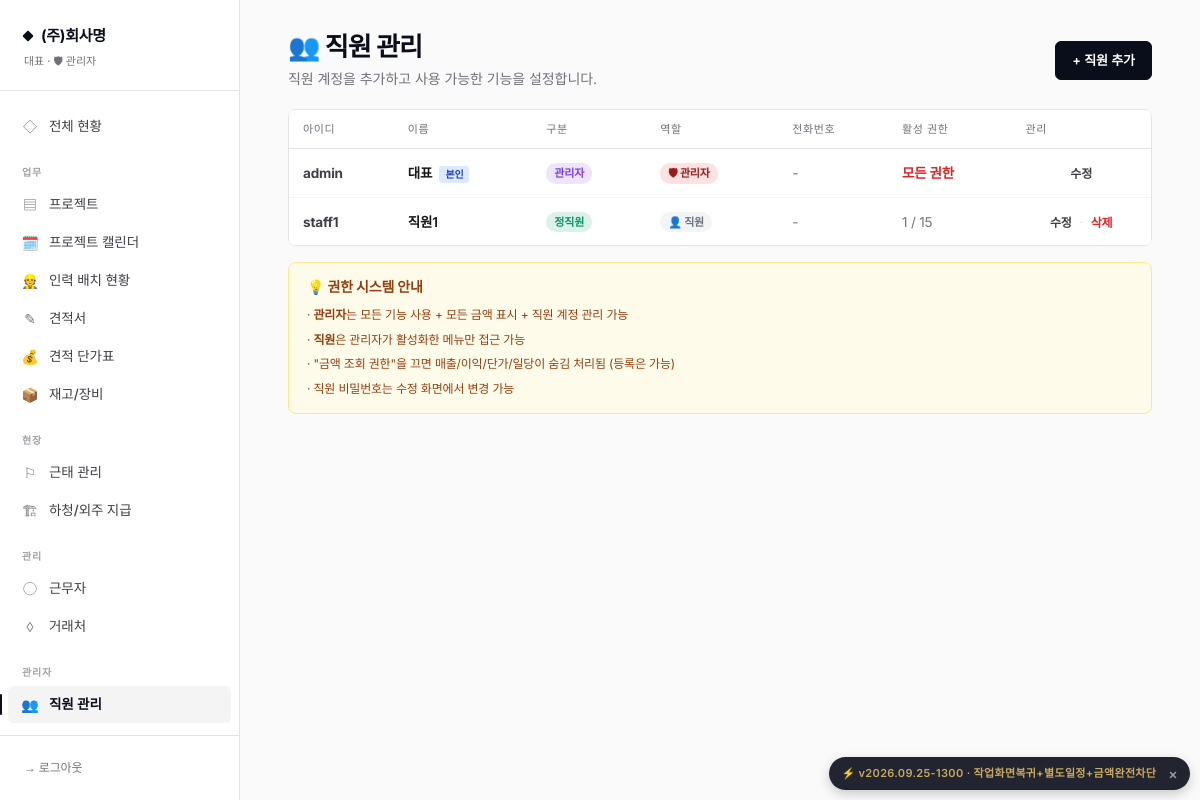
Page /employees (signed in) on the committed database.
### database.py (models this page shows)
class CompanySettings(SQLModel, table=True):
    id: Optional[int] = Field(default=1, primary_key=True)
    company_name: str = ""           # 상호
    representative: str = ""          # 대표자명
    biz_number: str = ""              # 사업자등록번호
    biz_type: str = ""                # 업태
    biz_item: str = ""                # 종목
    phone: str = ""                   # 대표 전화
    fax: str = ""                     # 팩스
    email: str = ""                   # 이메일
    address: str = ""                 # 주소
    bank_account: str = ""            # 입금 계좌 (은행 + 계좌번호)
    logo_image: str = ""              # 로고 파일명
    stamp_image: str = ""             # 도장 파일명
    default_payment_terms: str = "세금계산서 발행 후 30일 이내 입금"
    default_delivery_terms: str = "발주일로부터 협의 후 결정"
    default_valid_days: int = 30      # 견적서 유효기간(일)
    quote_footer_notes: str = ""      # 견적서 하단 특기사항 기본값
    quote_theme: str = "classic"      # classic / charcoal / mustard
    quote_color_primary: str = ""     # 직접 지정 색상 (비우면 테마 기본값)
    quote_color_accent: str = ""
    quote_title_normal: str = "견  적  서"        # 납품용 견적서 제목
    quote_title_rental: str = "렌 탈 견 적 서"     # 렌탈용 견적서 제목
    quote_greeting: str = "아래와 같이 견적합니다."  # 인사문구
    quote_footer_message: str = ""                 # 견적서 하단 메시지 (감사문구 등)
    show_spec: bool = True            # 규격 컬럼
    show_unit: bool = True            # 단위 컬럼
    show_memo: bool = False           # 비고 컬럼
    show_bank_in_quote: bool = True   # 입금계좌 표시
    show_stamp_in_sign: bool = True   # 하단 서명란 도장
    show_logo: bool = True            # 로고 표시
    quote_font_scale: int = 100       # 100 = 기본, 110 = 1.1배 등
    quote_layout_json: str = ""
    equipment_prefixes_json: str = ""
    expense_migrated_subcontract: bool = True   # 신규 설치는 정리 대상 없음 → True

class User(SQLModel, table=True):
    id: Optional[int] = Field(default=None, primary_key=True)
    username: str = Field(unique=True, index=True)
    password_hash: str
    name: str
    role: str = "staff"  # admin / staff
    phone: str = ""
    is_active: bool = True
    permissions_json: str = "{}"
    employee_type: str = "정직원"  # 정직원 / 알바생 / 관리자 (정직원만 출퇴근 버튼 사용)
    worker_id: Optional[int] = Field(default=None, foreign_key="worker.id", index=True)
    created_at: datetime = Field(default_factory=datetime.utcnow)

### routes_employee.py (the view)
@router.get("/employees", response_class=HTMLResponse)
def employee_list(request: Request):
    admin = _require_admin(request)
    with Session(engine, expire_on_commit=False) as s:
        users = s.exec(select(User).where(User.is_active == True).order_by(User.created_at)).all()
        rows = []
        for u in users:
            perms = get_permissions(u)
            perm_count = sum(1 for v in perms.values() if v)
            rows.append({
                "id": u.id, "username": u.username, "name": u.name,
                "role": u.role, "phone": u.phone,
                "employee_type": u.employee_type,
                "perm_count": perm_count,
                "perm_total": len(PERMISSION_KEYS),
                "is_self": u.id == admin.id,
            })
    return templates.TemplateResponse(request, "employees.html", {
        "user": admin, "rows": rows,
    })

### templates/employees.html (shortened to what this page needs)
{% extends "base.html" %}
{% block content %}
<div class="mb-5 flex items-center justify-between flex-wrap gap-3">
  <div>
    <h1 class="page-title">👥 직원 관리</h1>
    <p class="page-sub">직원 계정을 추가하고 사용 가능한 기능을 설정합니다.</p>
  </div>
  <a href="/employees/new" class="btn-primary">+ 직원 추가</a>
</div>
<div class="card overflow-x-auto" style="padding: 0;">
  <table class="dt">
    <thead>
      <tr>
        <th>아이디</th>
        <th>이름</th>
        <th>구분</th>
        <th>역할</th>
        <th class="mobile-hide">전화번호</th>
        <th>활성 권한</th>
        <th class="text-center">관리</th>
      </tr>
    </thead>
    <tbody>
      {% for r in rows %}
      <tr>
        <td class="font-bold text-xs" style="color: var(--gold-2);">{{ r.username }}</td>
        <td class="font-semibold">
          {{ r.name }}
          {% if r.is_self %}<span style="display:inline-block; margin-left:4px; padding:1px 6px; background:#DBEAFE; color:#1E40AF; font-size:10px; border-radius:3px; font-weight:700;">본인</span>{% endif %}
        </td>
        <td>
          {% set type_colors = {'관리자':'#7C3AED', '정직원':'#059669', '알바생':'#F59E0B'} %}
          <span style="display:inline-block; padding:2px 8px; border-radius:10px; background:{{ type_colors.get(r.employee_type, '#94A3B8') }}22; color:{{ type_colors.get(r.employee_type, '#94A3B8') }}; font-size:11px; font-weight:700;">{{ r.employee_type }}</span>
        </td>
        <td>
          {% if r.role == 'admin' %}
          <span style="display:inline-block; padding:2px 8px; border-radius:10px; background:#FEE2E2; color:#991B1B; font-size:11px; font-weight:700;">🛡 관리자</span>
          {% else %}
          <span style="display:inline-block; padding:2px 8px; border-radius:10px; background:#F3F4F6; color:#6B7280; font-size:11px; font-weight:700;">👤 직원</span>
          {% endif %}
        </td>
        <td class="mobile-hide text-xs" style="color: var(--ink-4);">{{ r.phone or '-' }}</td>
        <td class="text-xs">
          {% if r.role == 'admin' %}
          <span style="color: #DC2626; font-weight: 700;">모든 권한</span>
          {% else %}
          <span style="color: var(--ink-4);">{{ r.perm_count }} / {{ r.perm_total }}</span>
          {% endif %}
        </td>
        <td class="text-center whitespace-nowrap">
          <a href="/employees/{{ r.id }}/edit" class="text-xs font-semibold hover:underline" style="color: var(--gold-2);">수정</a>
          {% if not r.is_self %}
          <span style="color: var(--line); margin: 0 4px;">·</span>
          <form method="post" action="/employees/{{ r.id }}/delete" style="display:inline;"
                onsubmit="return confirm('직원 [{{ r.name }}] 계정을 비활성화하시겠습니까?');">
            <button type="submit" style="background: none; border: none; color: #DC2626; font-size: 12px; font-weight: 600; cursor: pointer; padding: 0;">삭제</button>
          </form>
          {% endif %}
        </td>
      </tr>
      {% endfor %}
    </tbody>
  </table>
</div>
<div class="card mt-4" style="background: #FFFBEB; border-color: #FDE68A; padding: 14px 18px;">
  <div class="text-sm font-bold mb-2" style="color: #92400E;">💡 권한 시스템 안내</div>
  <ul class="text-xs space-y-1" style="color: #92400E; line-height: 1.7;">
    <li>· <b>관리자</b>는 모든 기능 사용 + 모든 금액 표시 + 직원 계정 관리 가능</li>
    <li>· <b>직원</b>은 관리자가 활성화한 메뉴만 접근 가능</li>
    <li>· "금액 조회 권한"을 끄면 매출/이익/단가/일당이 숨김 처리됨 (등록은 가능)</li>
    <li>· 직원 비밀번호는 수정 화면에서 변경 가능</li>
  </ul>
</div>
{% endblock %}

### templates/base.html (shortened to what this page needs)
{% set _asset_ver = 'v2026.09.25-1300' %}
<!doctype html>
<html lang="ko">
<head>
<link href="https://cdn.jsdelivr.net/gh/orioncactus/pretendard@v1.3.9/dist/web/static/pretendard.min.css" rel="stylesheet">
<script src="https://cdn.tailwindcss.com"></script>
</head>
<body class="min-h-screen">
{% if request.state.user %}
{% set path = request.url.path %}
<aside class="hidden md:flex md:flex-col fixed inset-y-0 left-0 w-60 sidebar">
  <div class="brand">
    <div class="brand-mark">{{ request.state.company.company_name if request.state.company and request.state.company.company_name else 'Settlement' }}</div>
    <div class="brand-sub">{{ request.state.user.name }} · {% if request.state.is_admin %}🛡 관리자{% else %}👤 직원{% endif %}</div>
  </div>
  {% set perms = request.state.perms or {} %}
  {% set is_admin = request.state.is_admin %}
  <nav class="flex-1 py-4 overflow-y-auto">
    <a href="/" class="nav-link {% if path == '/' %}active{% endif %}"><span class="icon">◇</span>전체 현황</a>
    <div class="nav-section">업무</div>
    {% if is_admin or perms.get('projects') %}
    <a href="/projects" class="nav-link {% if path.startswith('/project') and not path.startswith('/project-calendar') %}active{% endif %}"><span class="icon">▤</span>프로젝트</a>
    <a href="/project-calendar" class="nav-link {% if path.startswith('/project-calendar') %}active{% endif %}"><span class="icon">🗓️</span>프로젝트 캘린더</a>
    <a href="/staffing" class="nav-link {% if path.startswith('/staffing') %}active{% endif %}"><span class="icon">👷</span>인력 배치 현황</a>
    {% endif %}
    {% if is_admin or perms.get('quotes') %}
    <a href="/quotes" class="nav-link {% if path.startswith('/quote') %}active{% endif %}"><span class="icon">✎</span>견적서</a>
    {% endif %}
    {% if is_admin or perms.get('products') %}
    <a href="/products" class="nav-link {% if path.startswith('/product') or path.startswith('/item') %}active{% endif %}"><span class="icon">💰</span>견적 단가표</a>
    <a href="/inventory" class="nav-link {% if path.startswith('/inventory') or path.startswith('/equipment') %}active{% endif %}"><span class="icon">📦</span>재고/장비</a>
    {% endif %}
    <div class="nav-section">현장</div>
    {% if is_admin or perms.get('attendance') %}
    <a href="/attendance" class="nav-link {% if path.startswith('/attendance') %}active{% endif %}"><span class="icon">⚐</span>근태 관리</a>
    {% endif %}
    {% if is_admin or perms.get('expenses') %}
    <a href="/expenses" class="nav-link {% if path.startswith('/expense') %}active{% endif %}"><span class="icon">🏗</span>하청/외주 지급</a>
    {% endif %}
    {% if is_admin or perms.get('workers') or perms.get('vendors') %}
    <div class="nav-section">관리</div>
    {% if is_admin or perms.get('workers') %}
    <a href="/workers" class="nav-link {% if path.startswith('/worker') %}active{% endif %}"><span class="icon">◯</span>근무자</a>
    {% endif %}
    {% if is_admin or perms.get('vendors') %}
    <a href="/vendors" class="nav-link {% if path.startswith('/vendor') %}active{% endif %}"><span class="icon">◊</span>거래처</a>
    {% endif %}
    {% endif %}
    {% if is_admin %}
    <div class="nav-section">관리자</div>
    <a href="/employees" class="nav-link {% if path.startswith('/employee') %}active{% endif %}"><span class="icon">👥</span>직원 관리</a>
    <a href="/settings" class="nav-link {% if path.startswith('/settings') %}active{% endif %}"><span class="icon">⚙</span>회사 설정</a>
    {% endif %}
  </nav>
  <div class="px-3 py-4 border-t" style="border-color: var(--line);">
    <a href="/logout" class="block px-3 py-2 text-xs font-medium" style="color: var(--ink-4);">→ 로그아웃</a>
  </div>
</aside>
<main class="md:ml-60 px-5 md:px-12 py-8 pb-24 md:pb-12 max-w-[1400px]">
  {% block content %}{% endblock %}
</main>
{% else %}
<main>{% block content_nologin %}{% endblock %}</main>
{% endif %}
{% set _current_version = 'v2026.09.25-1300' %}
<div id="deploy-version-badge" title="배포 버전 — 클릭하면 이 버전 안내를 다시 표시하지 않습니다"
     data-version="{{ _current_version }}"
     style="display:none; position:fixed; right:10px; bottom:10px; z-index:9990;
            background:rgba(10,14,26,0.9); color:#C9A961;
            padding:6px 12px; border-radius:999px;
            font-size:11px; font-weight:600; letter-spacing:0.03em;
            font-family:'Inter', monospace; cursor:pointer;
            box-shadow:0 4px 12px rgba(0,0,0,0.2);
            display:flex; align-items:center; gap:8px;">
  <span>⚡ {{ _current_version }} · 작업화면복귀+별도일정+금액완전차단</span>
  <span style="font-size:14px; color:#999; padding-left:4px;">×</span>
</div>
</body>
</html>

### templates/base.html (style rules this page uses)
:root { color-scheme: light; }
html, body { color-scheme: light; background: #FFFFFF; background-color: #FFFFFF; background-image: linear-gradient(to bottom, #FFFFFF 0%, #FFFFFF 100%); }
:where(table, thead, tbody, tr, td, th) { background-image: linear-gradient(to bottom, #FFFFFF 0%, #FFFFFF 100%); background-color: #FFFFFF; }
:root { --bg: #FAFAFA; --surface: #FFFFFF; --surface-2: #F4F4F5; --ink: #0A0E1A; --ink-2: #18181B; --ink-3: #3F3F46; --ink-4: #71717A; --ink-5: #A1A1AA; --line: #E4E4E7; --line-2: #F4F4F5; --accent: #0A0E1A; --accent-hover: #27272A; --positive: #15803D; --negative: #B91C1C; --warning: #B45309; --link: #1D4ED8; --navy: var(--ink); --navy-2: var(--ink-2); --gold: var(--ink); --gold-2: var(--ink-3); --gold-light: var(--line); --cream: var(--surface-2); --ivory: var(--surface-2); --paper: var(--surface); --text-dark: var(--ink-2); --text-mid: var(--ink-4); }
* { -webkit-font-smoothing: antialiased; -moz-osx-font-smoothing: grayscale; }
body { font-family: 'Inter', 'Pretendard', -apple-system, BlinkMacSystemFont, system-ui, sans-serif; background: var(--bg); color: var(--ink-2); font-feature-settings: 'cv11', 'ss01', 'ss03'; letter-spacing: -0.011em; }
:lang(ko), [lang="ko"] { font-family: 'Pretendard', 'Inter', sans-serif; }
.sidebar { background: var(--surface); border-right: 1px solid var(--line); }
.brand { padding: 22px 24px 20px; border-bottom: 1px solid var(--line); }
.brand-mark { display: inline-flex; align-items: center; gap: 9px; font-weight: 700; font-size: 15px; letter-spacing: -0.02em; color: var(--ink); }
.brand-mark::before { content: ''; width: 8px; height: 8px; background: var(--ink); border-radius: 1px; transform: rotate(45deg); }
.brand-sub { font-size: 11px; font-weight: 500; color: var(--ink-4); margin-top: 6px; letter-spacing: 0; }
.nav-link { display: flex; align-items: center; gap: 11px; padding: 8px 14px; color: var(--ink-3); font-size: 13.5px; font-weight: 500; border-radius: 6px; margin: 1px 8px; transition: all 0.12s ease; letter-spacing: -0.005em; position: relative; }
.nav-link.active { color: var(--ink); background: var(--surface-2); font-weight: 600; }
.nav-link.active::before { content: ''; position: absolute; left: -8px; top: 8px; bottom: 8px; width: 2px; background: var(--ink); border-radius: 2px; }
.nav-link .icon { display: inline-flex; width: 16px; justify-content: center; font-size: 14px; color: var(--ink-4); }
.nav-link.active .icon { color: var(--ink); }
.nav-section { font-size: 10px; font-weight: 600; color: var(--ink-5); letter-spacing: 0.08em; text-transform: uppercase; padding: 0 22px; margin: 20px 0 6px; }
.btn-primary { display: inline-flex; align-items: center; justify-content: center; gap: 6px; padding: 9px 16px; background: var(--ink); color: white; font-size: 13px; font-weight: 600; border-radius: 6px; transition: all 0.15s; letter-spacing: -0.005em; border: 1px solid var(--ink); }
.card { background: var(--surface); border: 1px solid var(--line); border-radius: 8px; padding: 22px; }
table.dt { width: 100%; border-collapse: separate; border-spacing: 0; font-size: 13px; }
table.dt thead th { padding: 11px 14px; background: var(--surface); color: var(--ink-4); font-weight: 500; font-size: 11px; text-align: left; letter-spacing: 0.06em; text-transform: uppercase; border-bottom: 1px solid var(--line); }
table.dt tbody td { padding: 13px 14px; border-bottom: 1px solid var(--line-2); color: var(--ink-2); font-size: 13.5px; }
table.dt tbody tr { transition: background 0.1s; }
table.dt tbody tr:last-child td { border-bottom: none; }
.page-title { font-family: 'Inter', 'Pretendard', sans-serif; font-size: 26px; font-weight: 700; color: var(--ink); letter-spacing: -0.035em; line-height: 1.15; }
.page-sub { color: var(--ink-4); font-size: 14px; margin-top: 6px; letter-spacing: -0.005em; }

### rows in the picture
CompanySettings: state.company "(주)회사명"
User: state.user.name "대표", username "admin", name "대표", shows "본인", employee_type "관리자", role "🛡 관리자", phone "-"
User: username "staff1", name "직원1", employee_type "정직원", role "👤 직원", phone "-", perm_count "1", perm_total "15"

### other values in the picture
{{ _current_version }} "v2026.09.25-1300"
